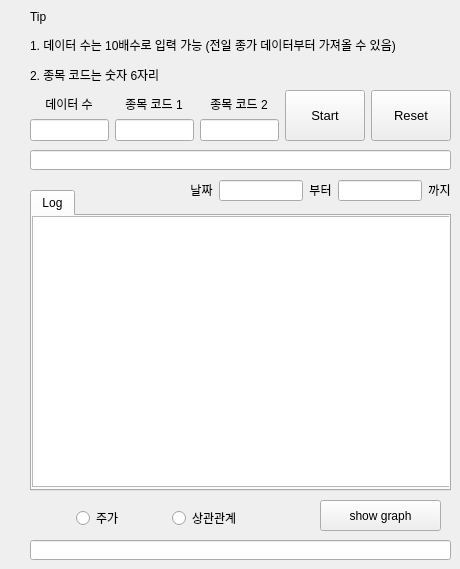
      <widget class="QWidget" name="tab_3">
       <attribute name="title">
        <string>두 종목 상관관계 분석</string>
       </attribute>
       <widget class="QWidget" name="horizontalLayoutWidget_5">
        <property name="geometry">
         <rect>
          <x>30</x>
          <y>90</y>
          <width>421</width>
          <height>51</height>
         </rect>
        </property>
        <layout class="QHBoxLayout" name="horizontalLayout3_1">
         <item>
          <layout class="QHBoxLayout" name="horizontalLayout3_1_1">
           <item>
            <layout class="QVBoxLayout" name="verticalLayout3_1">
             <item alignment="Qt::AlignHCenter|Qt::AlignBottom">
              <widget class="QLabel" name="label3_6">
               <property name="sizePolicy">
                <sizepolicy hsizetype="Fixed" vsizetype="Fixed">
                 <horstretch>0</horstretch>
                 <verstretch>0</verstretch>
                </sizepolicy>
               </property>
               <property name="font">
                <font>
                 <pointsize>9</pointsize>
                 <stylestrategy>PreferAntialias</stylestrategy>
                </font>
               </property>
               <property name="text">
                <string>데이터 수</string>
               </property>
               <property name="alignment">
                <set>Qt::AlignCenter</set>
               </property>
              </widget>
             </item>
             <item>
              <widget class="QLineEdit" name="data_len3">
               <property name="sizePolicy">
                <sizepolicy hsizetype="Ignored" vsizetype="Ignored">
                 <horstretch>0</horstretch>
                 <verstretch>0</verstretch>
                </sizepolicy>
               </property>
               <property name="inputMethodHints">
                <set>Qt::ImhDigitsOnly</set>
               </property>
               <property name="text">
                <string/>
               </property>
               <property name="alignment">
                <set>Qt::AlignCenter</set>
               </property>
              </widget>
             </item>
            </layout>
           </item>
           <item>
            <layout class="QVBoxLayout" name="verticalLayout3_2">
             <item alignment="Qt::AlignHCenter|Qt::AlignBottom">
              <widget class="QLabel" name="label3">
               <property name="sizePolicy">
                <sizepolicy hsizetype="Fixed" vsizetype="Fixed">
                 <horstretch>0</horstretch>
                 <verstretch>0</verstretch>
                </sizepolicy>
               </property>
               <property name="font">
                <font>
                 <pointsize>9</pointsize>
                 <stylestrategy>PreferAntialias</stylestrategy>
                </font>
               </property>
               <property name="text">
                <string>종목 코드 1</string>
               </property>
               <property name="alignment">
                <set>Qt::AlignCenter</set>
               </property>
              </widget>
             </item>
             <item>
              <widget class="QLineEdit" name="stock_num3_1">
               <property name="sizePolicy">
                <sizepolicy hsizetype="Ignored" vsizetype="Ignored">
                 <horstretch>0</horstretch>
                 <verstretch>0</verstretch>
                </sizepolicy>
               </property>
               <property name="inputMethodHints">
                <set>Qt::ImhDigitsOnly</set>
               </property>
               <property name="text">
                <string/>
               </property>
               <property name="alignment">
                <set>Qt::AlignCenter</set>
               </property>
              </widget>
             </item>
            </layout>
           </item>
           <item>
            <layout class="QVBoxLayout" name="verticalLayout3_3">
             <item alignment="Qt::AlignHCenter|Qt::AlignBottom">
              <widget class="QLabel" name="label3_7">
               <property name="sizePolicy">
                <sizepolicy hsizetype="Fixed" vsizetype="Fixed">
                 <horstretch>0</horstretch>
                 <verstretch>0</verstretch>
                </sizepolicy>
               </property>
               <property name="font">
                <font>
                 <pointsize>9</pointsize>
                 <stylestrategy>PreferAntialias</stylestrategy>
                </font>
               </property>
               <property name="text">
                <string>종목 코드 2</string>
               </property>
               <property name="alignment">
                <set>Qt::AlignCenter</set>
               </property>
              </widget>
             </item>
             <item>
              <widget class="QLineEdit" name="stock_num3_2">
               <property name="sizePolicy">
                <sizepolicy hsizetype="Ignored" vsizetype="Ignored">
                 <horstretch>0</horstretch>
                 <verstretch>0</verstretch>
                </sizepolicy>
               </property>
               <property name="inputMethodHints">
                <set>Qt::ImhDigitsOnly</set>
               </property>
               <property name="text">
                <string/>
               </property>
               <property name="alignment">
                <set>Qt::AlignCenter</set>
               </property>
              </widget>
             </item>
            </layout>
           </item>
          </layout>
         </item>
         <item>
          <widget class="QPushButton" name="Start_btn3">
           <property name="sizePolicy">
            <sizepolicy hsizetype="Maximum" vsizetype="Ignored">
             <horstretch>0</horstretch>
             <verstretch>0</verstretch>
            </sizepolicy>
           </property>
           <property name="font">
            <font>
             <pointsize>10</pointsize>
             <stylestrategy>PreferAntialias</stylestrategy>
            </font>
           </property>
           <property name="autoFillBackground">
            <bool>false</bool>
           </property>
           <property name="text">
            <string>Start</string>
           </property>
           <property name="autoDefault">
            <bool>false</bool>
           </property>
          </widget>
         </item>
         <item>
          <widget class="QPushButton" name="Reset_btn3_2">
           <property name="sizePolicy">
            <sizepolicy hsizetype="Maximum" vsizetype="Ignored">
             <horstretch>0</horstretch>
             <verstretch>0</verstretch>
            </sizepolicy>
           </property>
           <property name="font">
            <font>
             <pointsize>10</pointsize>
             <stylestrategy>PreferAntialias</stylestrategy>
            </font>
           </property>
           <property name="autoFillBackground">
            <bool>false</bool>
           </property>
           <property name="text">
            <string>Reset</string>
           </property>
          </widget>
         </item>
        </layout>
       </widget>
       <widget class="QLabel" name="tips3">
        <property name="geometry">
         <rect>
          <x>30</x>
          <y>10</y>
          <width>421</width>
          <height>71</height>
         </rect>
        </property>
        <property name="sizePolicy">
         <sizepolicy hsizetype="Fixed" vsizetype="Fixed">
          <horstretch>0</horstretch>
          <verstretch>0</verstretch>
         </sizepolicy>
        </property>
        <property name="font">
         <font>
          <pointsize>9</pointsize>
          <stylestrategy>PreferAntialias</stylestrategy>
         </font>
        </property>
        <property name="inputMethodHints">
         <set>Qt::ImhNone</set>
        </property>
        <property name="frameShape">
         <enum>QFrame::NoFrame</enum>
        </property>
        <property name="frameShadow">
         <enum>QFrame::Plain</enum>
        </property>
        <property name="text">
         <string>&lt;html&gt;&lt;head/&gt;&lt;body&gt;&lt;p&gt;Tip&lt;/p&gt;&lt;p&gt;1. 데이터 수는 10배수로 입력 가능 (전일 종가 데이터부터 가져올 수 있음)&lt;/p&gt;&lt;p&gt;2. 종목 코드는 숫자 6자리&lt;/p&gt;&lt;/body&gt;&lt;/html&gt;</string>
        </property>
        <property name="textFormat">
         <enum>Qt::AutoText</enum>
        </property>
        <property name="alignment">
         <set>Qt::AlignLeading|Qt::AlignLeft|Qt::AlignVCenter</set>
        </property>
       </widget>
       <widget class="QLineEdit" name="result3_1">
        <property name="geometry">
         <rect>
          <x>30</x>
          <y>150</y>
          <width>421</width>
          <height>20</height>
         </rect>
        </property>
        <property name="font">
         <font>
          <weight>75</weight>
          <bold>true</bold>
         </font>
        </property>
        <property name="cursor">
         <cursorShape>IBeamCursor</cursorShape>
        </property>
        <property name="alignment">
         <set>Qt::AlignCenter</set>
        </property>
        <property name="readOnly">
         <bool>true</bool>
        </property>
       </widget>
       <widget class="QTabWidget" name="tabWidget">
        <property name="geometry">
         <rect>
          <x>30</x>
          <y>190</y>
          <width>421</width>
          <height>301</height>
         </rect>
        </property>
        <property name="currentIndex">
         <number>0</number>
        </property>
        <widget class="QWidget" name="tab2_1">
         <attribute name="title">
          <string>Log</string>
         </attribute>
         <widget class="QTextBrowser" name="log_3">
          <property name="geometry">
           <rect>
            <x>0</x>
            <y>0</y>
            <width>421</width>
            <height>271</height>
           </rect>
          </property>
         </widget>
        </widget>
       </widget>
       <widget class="QPushButton" name="show_graph_btn">
        <property name="geometry">
         <rect>
          <x>320</x>
          <y>500</y>
          <width>121</width>
          <height>31</height>
         </rect>
        </property>
        <property name="text">
         <string>show graph</string>
        </property>
       </widget>
       <widget class="QLineEdit" name="result3_2">
        <property name="geometry">
         <rect>
          <x>30</x>
          <y>540</y>
          <width>421</width>
          <height>20</height>
         </rect>
        </property>
        <property name="font">
         <font>
          <weight>75</weight>
          <bold>true</bold>
         </font>
        </property>
        <property name="cursor">
         <cursorShape>IBeamCursor</cursorShape>
        </property>
        <property name="alignment">
         <set>Qt::AlignCenter</set>
        </property>
        <property name="readOnly">
         <bool>true</bool>
        </property>
       </widget>
       <widget class="QWidget" name="horizontalLayoutWidget">
        <property name="geometry">
         <rect>
          <x>34</x>
          <y>503</y>
          <width>251</width>
          <height>31</height>
         </rect>
        </property>
        <layout class="QHBoxLayout" name="horizontalLayout3_3">
         <item>
          <widget class="QRadioButton" name="stock">
           <property name="sizePolicy">
            <sizepolicy hsizetype="Fixed" vsizetype="Fixed">
             <horstretch>0</horstretch>
             <verstretch>0</verstretch>
            </sizepolicy>
           </property>
           <property name="text">
            <string>주가</string>
           </property>
          </widget>
         </item>
         <item>
          <widget class="QRadioButton" name="cor">
           <property name="sizePolicy">
            <sizepolicy hsizetype="Fixed" vsizetype="Fixed">
             <horstretch>0</horstretch>
             <verstretch>0</verstretch>
            </sizepolicy>
           </property>
           <property name="text">
            <string>상관관계</string>
           </property>
          </widget>
         </item>
        </layout>
       </widget>
       <widget class="QWidget" name="horizontalLayoutWidget_2">
        <property name="geometry">
         <rect>
          <x>190</x>
          <y>180</y>
          <width>261</width>
          <height>21</height>
         </rect>
        </property>
        <layout class="QHBoxLayout" name="horizontalLayout3_2">
         <item>
          <widget class="QLabel" name="label2_53">
           <property name="sizePolicy">
            <sizepolicy hsizetype="Fixed" vsizetype="Fixed">
             <horstretch>0</horstretch>
             <verstretch>0</verstretch>
            </sizepolicy>
           </property>
           <property name="font">
            <font>
             <pointsize>9</pointsize>
             <stylestrategy>PreferAntialias</stylestrategy>
            </font>
           </property>
           <property name="text">
            <string>날짜</string>
           </property>
           <property name="alignment">
            <set>Qt::AlignCenter</set>
           </property>
          </widget>
         </item>
         <item>
          <widget class="QLineEdit" name="start_date3_2">
           <property name="sizePolicy">
            <sizepolicy hsizetype="Ignored" vsizetype="Ignored">
             <horstretch>0</horstretch>
             <verstretch>0</verstretch>
            </sizepolicy>
           </property>
           <property name="inputMethodHints">
            <set>Qt::ImhDigitsOnly</set>
           </property>
           <property name="text">
            <string/>
           </property>
           <property name="alignment">
            <set>Qt::AlignCenter</set>
           </property>
           <property name="readOnly">
            <bool>true</bool>
           </property>
          </widget>
         </item>
         <item>
          <widget class="QLabel" name="label2_63">
           <property name="sizePolicy">
            <sizepolicy hsizetype="Fixed" vsizetype="Fixed">
             <horstretch>0</horstretch>
             <verstretch>0</verstretch>
            </sizepolicy>
           </property>
           <property name="font">
            <font>
             <pointsize>9</pointsize>
             <stylestrategy>PreferAntialias</stylestrategy>
            </font>
           </property>
           <property name="text">
            <string>부터</string>
           </property>
           <property name="alignment">
            <set>Qt::AlignCenter</set>
           </property>
          </widget>
         </item>
         <item>
          <widget class="QLineEdit" name="end_date23">
           <property name="sizePolicy">
            <sizepolicy hsizetype="Ignored" vsizetype="Ignored">
             <horstretch>0</horstretch>
             <verstretch>0</verstretch>
            </sizepolicy>
           </property>
           <property name="inputMethodHints">
            <set>Qt::ImhDigitsOnly</set>
           </property>
           <property name="text">
            <string/>
           </property>
           <property name="alignment">
            <set>Qt::AlignCenter</set>
           </property>
           <property name="readOnly">
            <bool>true</bool>
           </property>
          </widget>
         </item>
         <item>
          <widget class="QLabel" name="label2_73">
           <property name="sizePolicy">
            <sizepolicy hsizetype="Fixed" vsizetype="Fixed">
             <horstretch>0</horstretch>
             <verstretch>0</verstretch>
            </sizepolicy>
           </property>
           <property name="font">
            <font>
             <pointsize>9</pointsize>
             <stylestrategy>PreferAntialias</stylestrategy>
            </font>
           </property>
           <property name="text">
            <string>까지</string>
           </property>
           <property name="alignment">
            <set>Qt::AlignCenter</set>
           </property>
          </widget>
         </item>
        </layout>
       </widget>
      </widget>
